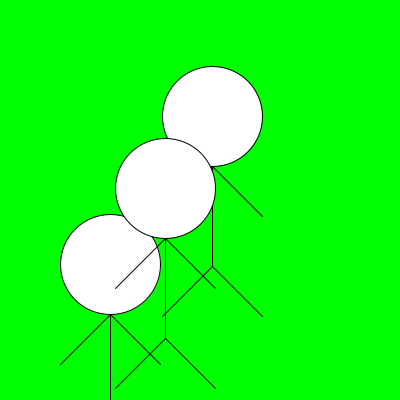
Frame 1 (no input)
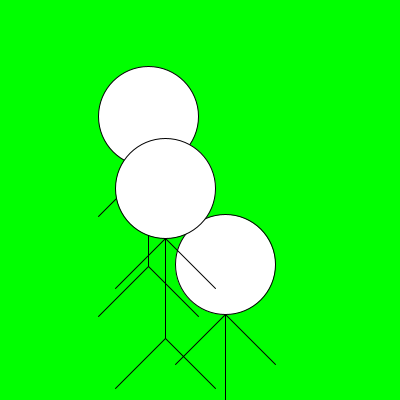
Frame 60 (the mouse pressed at the canvas centre just before this capture)
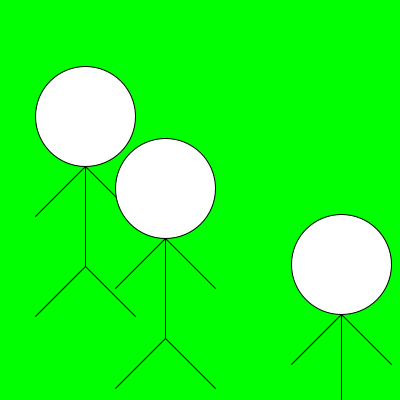
Frame 120 (the mouse held since frame 60 and released just before this capture)

The Processing sketch that drew these frames (run headless with seeded random() and noise(); from frame 60 on, the mouse is pressed at the canvas centre):

// Processing sketch: aula11_grupo01_exercicio03
// ── aula11_grupo01_exercicio03.pde
Stickman joao = new Stickman();
Stickman maria = new Stickman();
Stickman marlene = new Stickman();

void setup(){size(400,400);}

void draw(){
  background(0,255,0);
joao.desenho();
joao.movimento();
maria.desenho();
maria.movimento();
marlene.desenho();
}

// ── objecto.pde
//oop,poo,programação orientada a objecto
//classes, descreve o objecto
class Stickman {
  float posX, posY;
  float velocidade;
  //construtor
  Stickman() {
    posX=random(52,300);
    posY=random(52,300);
    velocidade=random(0.05,6);
  }
  //método
  void desenho() {
    ellipse(posX, posY, 100, 100);
    line(posX, posY+50, posX, posY+150);
    line(posX, posY+50, posX-50, posY+100);
    line(posX, posY+50, posX+50, posY+100);
    line(posX, posY+150, posX-50, posY+200);
    line(posX, posY+150, posX+50, posY+200);
  }
  void movimento() {
    posX = posX+velocidade;
    if(posX>width){
      posX=0;
    }
  }
}
